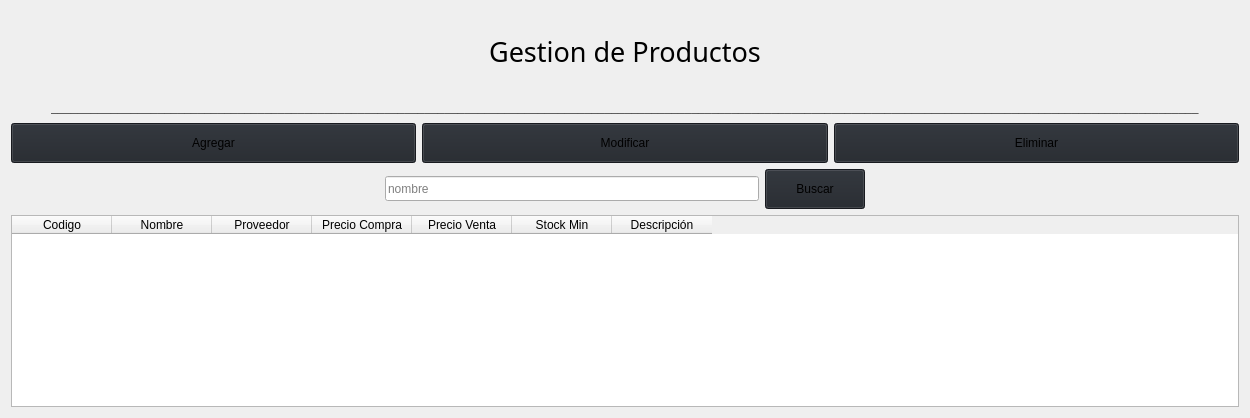
            <widget class="QWidget" name="page_productos">
             <layout class="QVBoxLayout" name="verticalLayout_5">
              <item>
               <widget class="QLabel" name="label">
                <property name="minimumSize">
                 <size>
                  <width>0</width>
                  <height>80</height>
                 </size>
                </property>
                <property name="font">
                 <font>
                  <family>Arial Black</family>
                  <pointsize>20</pointsize>
                  <weight>50</weight>
                  <italic>false</italic>
                  <bold>false</bold>
                 </font>
                </property>
                <property name="text">
                 <string>Gestion de Productos</string>
                </property>
                <property name="alignment">
                 <set>Qt::AlignCenter</set>
                </property>
               </widget>
              </item>
              <item>
               <layout class="QHBoxLayout" name="horizontalLayout_50">
                <item>
                 <spacer name="horizontalSpacer_75">
                  <property name="orientation">
                   <enum>Qt::Horizontal</enum>
                  </property>
                  <property name="sizeHint" stdset="0">
                   <size>
                    <width>40</width>
                    <height>20</height>
                   </size>
                  </property>
                 </spacer>
                </item>
                <item>
                 <widget class="QLabel" name="label_48">
                  <property name="styleSheet">
                   <string notr="true">color: rgb(67, 67, 67)</string>
                  </property>
                  <property name="text">
                   <string>____________________________________________________________________________________________________________________________________________________________________________</string>
                  </property>
                 </widget>
                </item>
                <item>
                 <spacer name="horizontalSpacer_76">
                  <property name="orientation">
                   <enum>Qt::Horizontal</enum>
                  </property>
                  <property name="sizeHint" stdset="0">
                   <size>
                    <width>40</width>
                    <height>20</height>
                   </size>
                  </property>
                 </spacer>
                </item>
               </layout>
              </item>
              <item>
               <layout class="QHBoxLayout" name="horizontalLayout_3">
                <item>
                 <widget class="QPushButton" name="btn_agregar_producto">
                  <property name="minimumSize">
                   <size>
                    <width>100</width>
                    <height>40</height>
                   </size>
                  </property>
                  <property name="cursor">
                   <cursorShape>PointingHandCursor</cursorShape>
                  </property>
                  <property name="styleSheet">
                   <string notr="true">background-color: rgb(33, 37, 43)</string>
                  </property>
                  <property name="text">
                   <string>Agregar</string>
                  </property>
                 </widget>
                </item>
                <item>
                 <widget class="QPushButton" name="btn_modificar_producto">
                  <property name="minimumSize">
                   <size>
                    <width>100</width>
                    <height>40</height>
                   </size>
                  </property>
                  <property name="cursor">
                   <cursorShape>PointingHandCursor</cursorShape>
                  </property>
                  <property name="styleSheet">
                   <string notr="true">background-color: rgb(33, 37, 43)</string>
                  </property>
                  <property name="text">
                   <string>Modificar</string>
                  </property>
                 </widget>
                </item>
                <item>
                 <widget class="QPushButton" name="btn_eliminar_producto">
                  <property name="minimumSize">
                   <size>
                    <width>100</width>
                    <height>40</height>
                   </size>
                  </property>
                  <property name="cursor">
                   <cursorShape>PointingHandCursor</cursorShape>
                  </property>
                  <property name="styleSheet">
                   <string notr="true">background-color: rgb(33, 37, 43)</string>
                  </property>
                  <property name="text">
                   <string>Eliminar</string>
                  </property>
                 </widget>
                </item>
               </layout>
              </item>
              <item>
               <layout class="QHBoxLayout" name="horizontalLayout_4">
                <item>
                 <spacer name="horizontalSpacer_2">
                  <property name="orientation">
                   <enum>Qt::Horizontal</enum>
                  </property>
                  <property name="sizeHint" stdset="0">
                   <size>
                    <width>40</width>
                    <height>20</height>
                   </size>
                  </property>
                 </spacer>
                </item>
                <item>
                 <widget class="QLineEdit" name="input_nombre_producto_buscar">
                  <property name="minimumSize">
                   <size>
                    <width>200</width>
                    <height>25</height>
                   </size>
                  </property>
                  <property name="placeholderText">
                   <string>nombre</string>
                  </property>
                 </widget>
                </item>
                <item>
                 <widget class="QPushButton" name="btn_buscar_prod">
                  <property name="minimumSize">
                   <size>
                    <width>100</width>
                    <height>40</height>
                   </size>
                  </property>
                  <property name="cursor">
                   <cursorShape>PointingHandCursor</cursorShape>
                  </property>
                  <property name="styleSheet">
                   <string notr="true">background-color: rgb(33, 37, 43)</string>
                  </property>
                  <property name="text">
                   <string>Buscar</string>
                  </property>
                 </widget>
                </item>
                <item>
                 <spacer name="horizontalSpacer_3">
                  <property name="orientation">
                   <enum>Qt::Horizontal</enum>
                  </property>
                  <property name="sizeHint" stdset="0">
                   <size>
                    <width>40</width>
                    <height>20</height>
                   </size>
                  </property>
                 </spacer>
                </item>
               </layout>
              </item>
              <item>
               <widget class="QTableWidget" name="table_productos">
                <property name="editTriggers">
                 <set>QAbstractItemView::NoEditTriggers</set>
                </property>
                <property name="selectionMode">
                 <enum>QAbstractItemView::SingleSelection</enum>
                </property>
                <property name="selectionBehavior">
                 <enum>QAbstractItemView::SelectRows</enum>
                </property>
                <attribute name="verticalHeaderVisible">
                 <bool>false</bool>
                </attribute>
                <column>
                 <property name="text">
                  <string>Codigo</string>
                 </property>
                 <property name="textAlignment">
                  <set>AlignCenter</set>
                 </property>
                </column>
                <column>
                 <property name="text">
                  <string>Nombre</string>
                 </property>
                </column>
                <column>
                 <property name="text">
                  <string>Proveedor</string>
                 </property>
                </column>
                <column>
                 <property name="text">
                  <string>Precio Compra</string>
                 </property>
                </column>
                <column>
                 <property name="text">
                  <string>Precio Venta</string>
                 </property>
                </column>
                <column>
                 <property name="text">
                  <string>Stock Min</string>
                 </property>
                </column>
                <column>
                 <property name="text">
                  <string>Descripción</string>
                 </property>
                </column>
               </widget>
              </item>
             </layout>
            </widget>
